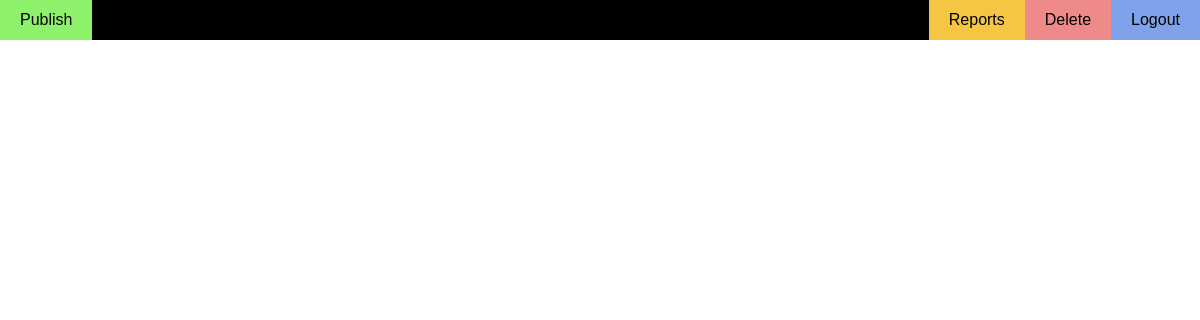
Before: /manage/ (signed in) with the older database file.
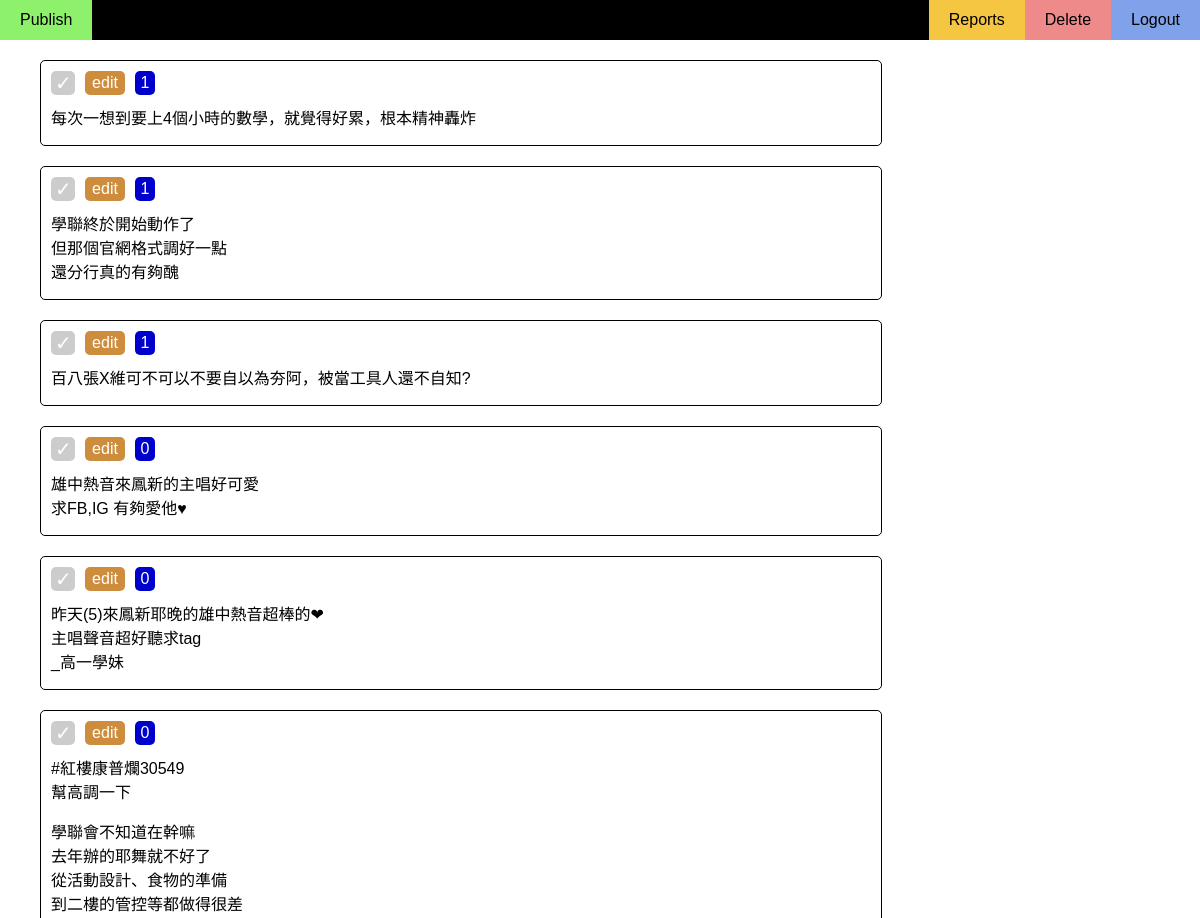
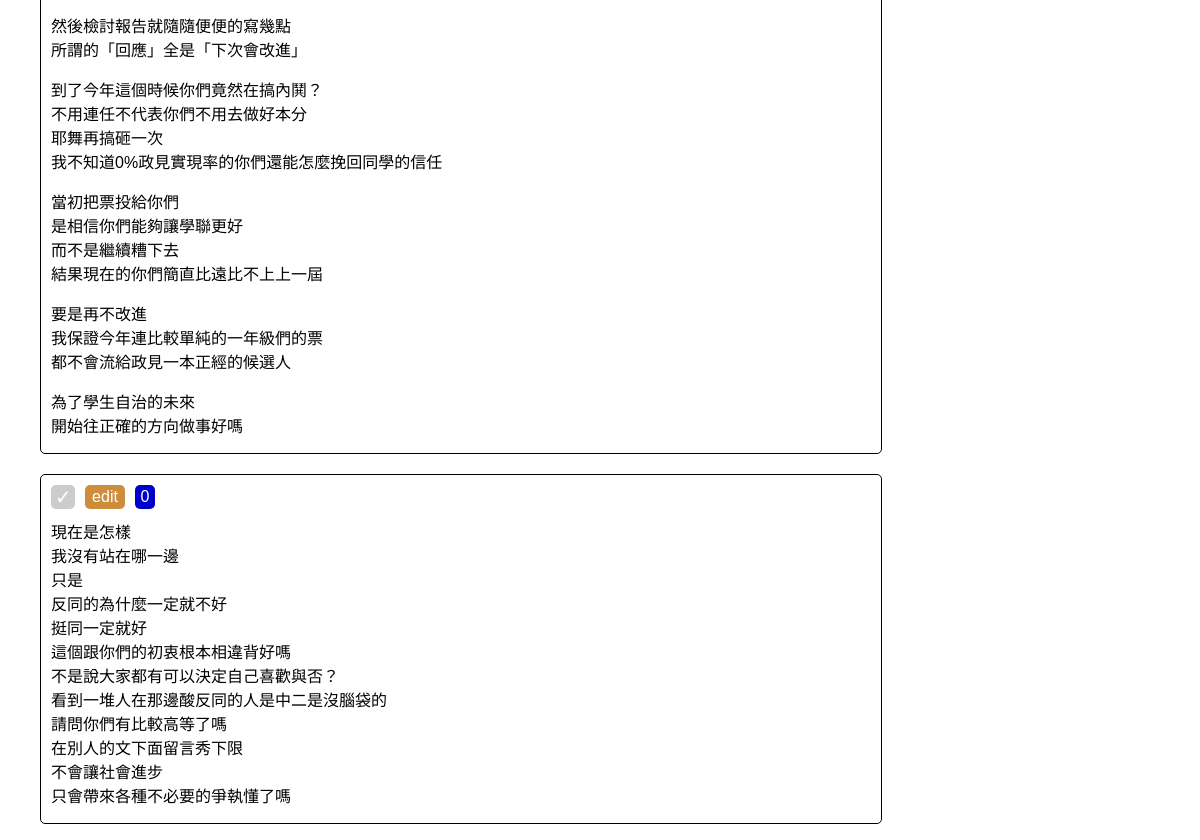
After: the same page with the newer database file (2 pictures, top to bottom).
### Submissions/models.py (models this page shows, shortened)
class Submission(models.Model):
    context=models.TextField(blank=False)
    submit_type=models.IntegerField(default=0)
    submit_time=models.DateTimeField(auto_now_add=True)

### Manager/views.py (the view)
# urls.py: url(r'^manage/$', Manage_Main),
def Manage_Main(request):
    if not request.user.is_authenticated():
        return HttpResponseRedirect('/accounts/login')
    submissions=Submission.objects.all()
    return render(request,'Manager/submission_list.html',{'submissions':submissions})

### templates/Manager/submission_list.html (shortened to what this page needs)
{% load static from staticfiles %}
<html>
<head>
    <link rel="stylesheet" type="text/css" href="{% static "css/submission_list.css" %}">
</head>
<body>
    <div class="main_panel">
        <ul>
            <li id="publish_button">Publish</li>
            <a href="{% url "logout" %}"><li id="logout_button">Logout</li></a>
            <li id="delete_button">Delete</li>
            <li id="reports_button">Reports</li>
        </ul>
    </div>
    <div class="submission_container">
        <form method="POST" action="{% url 'post_operation' %}" id="publish_form">
            {% for submission in submissions %}
                <div class="submission_panel">
                    <label for="cb_{{ submission.id }}"><div class="select_button">✓</div></label>
                    <div class="edit_button" onclick="edit_submission({{ submission.id }})">edit</div>
                    <div class="type_tag">{{ submission.submit_type }}</div>
                    <div class="submission_context_container" id="sub_cont_{{submission.id}}">{{ submission.context|linebreaks }}</div>
                </div>
            {% endfor %}
        </form>
    </div>
</body>
</html>

### Manager/static/css/submission_list.css (style rules this page uses)
body { margin: 0px; font-family: Arial; }
ul { padding: 0px; margin: 0px; list-style: none; }
li { cursor: pointer; }
a { text-decoration: none; color: #000; }
.main_panel { top: 0px; height: 40px; width: 100%; background-color: #000; }
.main_panel li { padding-left: 20px; padding-right: 20px; height: 40px; line-height: 40px; float: left; }
.submission_panel { width: 70%; margin-top: 20px; margin-left: 40px; border: 1px solid #000; border-radius: 5px; }
input[type="checkbox"] + label div { border-radius: 5px; background-color: #CCC; margin: 10px; color: #FFF; cursor: pointer; padding-left: 4px; width: 20px; height: 24px; font-size: 20px; float: left; clear: left; }
.edit_button { border-radius: 5px; background-color: #CE8D3C; margin-top: 10px; color: #FFF; cursor: pointer; height: 24px; line-height: 24px; text-align: center; width: 40px; float: left; }
.type_tag { background-color: #00C; color: #FFF; margin-top: 10px; margin-left: 10px; height: 24px; line-height: 24px; text-align: center; width: 20px; float: left; border-radius: 5px; }
.submission_context_container { margin-left: 10px; margin-bottom: 10px; clear: left; }
#publish_button { background-color: #8EF16B; }
#delete_button { background-color: #EF8A8A; float: right; }
#logout_button { background-color: #7FA2EA; float: right; }
#reports_button { background-color: #F5C641; float: right; }

Changed rows visible on the page:
added Submission: submit_type "1", context "每次一想到要上4個小時的數學，就覺得好累，根本精神轟炸"
added Submission: submit_type "1", context "學聯終於開始動作了 但那個官網格式調好一點 還分行真的有夠醜"
added Submission: submit_type "1", context "百八張X維可不可以不要自以為夯阿，被當工具人還不自知?"
added Submission: submit_type "0", context "雄中熱音來鳳新的主唱好可愛 求FB,IG 有夠愛他♥"
added Submission: submit_type "0", context "昨天(5)來鳳新耶晚的雄中熱音超棒的❤ 主唱聲音超好聽求tag _高一學妹"
added Submission: submit_type "0", context "#紅樓康普爛30549 幫高調一下 學聯會不知道在幹嘛 去年辦的耶舞就不好了 從活動設計、食物的準備 到二樓的管控等都做得很差 然後檢討報告就隨隨便便的寫幾點 所謂的「回應」全是「下次會改進」 到了今年這個時候你們竟然在搞內鬨？ 不用連任不代表你們不用去做好本分 耶舞再搞砸一次 我不知道0%政見實現率的你們還能怎麼挽回同學的信任 當初把票投給你們 是相信你們能夠讓學聯更好 而不是繼續糟下去 結果現在的你們簡直比遠比不上上一屆 要是再不改進 我保證今年連比較單純的一年級們的票 都不會流給政見一本正經的候選人 為了學生自治的未來 開始往正確的方向做事好嗎"
added Submission: submit_type "0", context "現在是怎樣 我沒有站在哪一邊 只是 反同的為什麼一定就不好 挺同一定就好 這個跟你們的初衷根本相違背好嗎 不是說大家都有可以決定自己喜歡與否？ 看到一堆人在那邊酸反同的人是中二是沒腦袋的 請問你們有比較高等了嗎 在別人的文下面留言秀下限 不會讓社會進步 只會帶來各種不必要的爭執懂了嗎"
